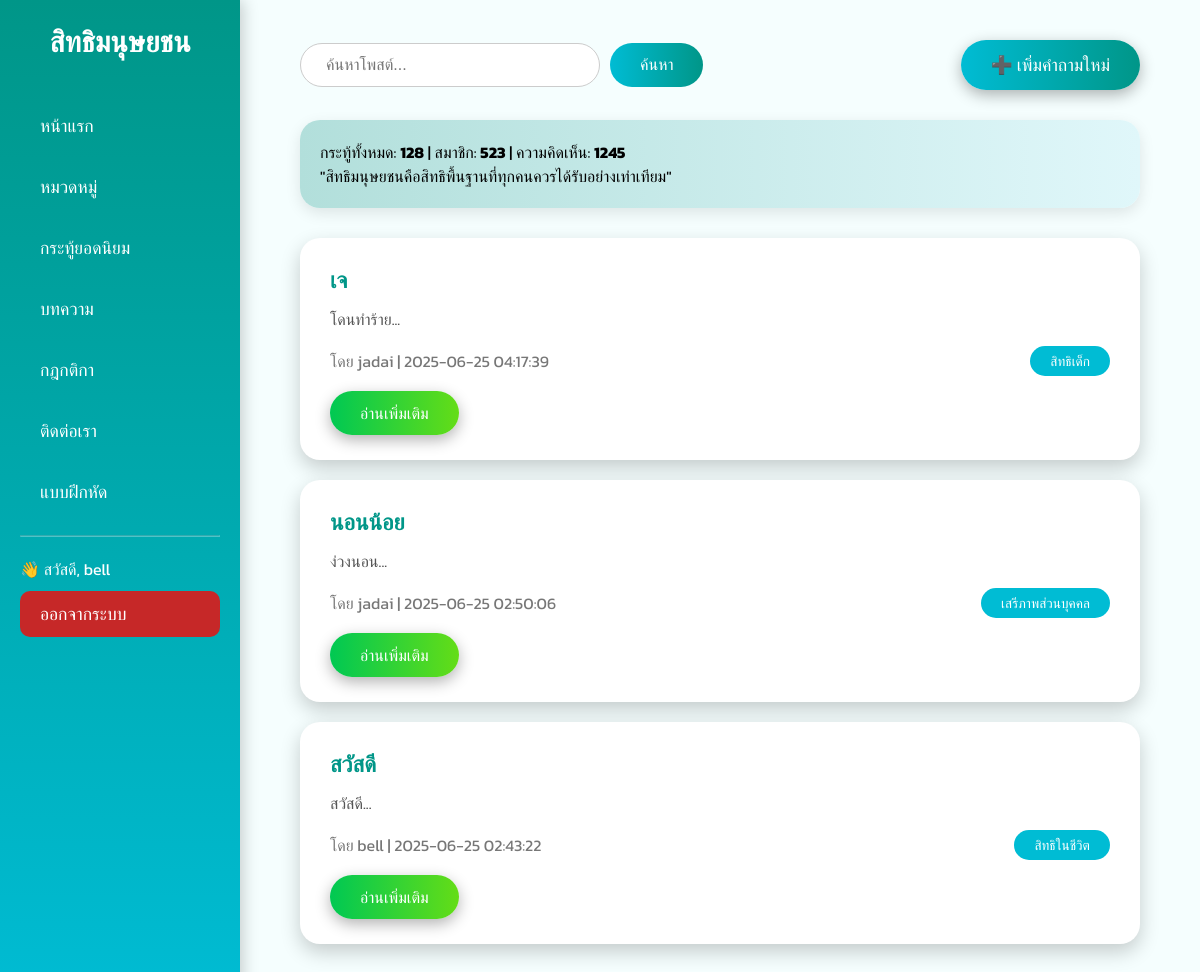
/index.php (signed in), run on the app's committed database.
### tables this page shows
CREATE TABLE `posts` (
  `post_id` int(11) NOT NULL,
  `user_id` int(11) DEFAULT NULL,
  `title` varchar(255) NOT NULL,
  `content` text NOT NULL,
  `category` varchar(100) DEFAULT NULL,
  `created_at` timestamp NOT NULL DEFAULT current_timestamp()
);

CREATE TABLE `users` (
  `user_id` int(11) NOT NULL,
  `username` varchar(50) NOT NULL,
  `password` varchar(255) NOT NULL,
  `email` varchar(100) NOT NULL,
  `created_at` timestamp NOT NULL DEFAULT current_timestamp()
);

### index.php (the view, shortened to what this page needs)
<?php
require 'db_connect.php';
$keyword = "";
if (isset($_GET['keyword'])) {
    $keyword = trim($_GET['keyword']);
    $sql = "SELECT p.*, u.username
            FROM posts p
            JOIN users u ON p.user_id = u.user_id
            WHERE p.title LIKE ? OR p.content LIKE ?
            ORDER BY p.created_at DESC";
    $stmt = $conn->prepare($sql);
    $searchParam = "%" . $keyword . "%";
    $stmt->bind_param("ss", $searchParam, $searchParam);
    $stmt->execute();
    $result = $stmt->get_result();
} else {
    $sql = "SELECT p.*, u.username FROM posts p
            JOIN users u ON p.user_id = u.user_id
            ORDER BY p.created_at DESC";
    $result = $conn->query($sql);
}
?>
<!DOCTYPE html>
<html lang="th">
<head>
</head>
<body>
<div class="sidebar">
  <h2>สิทธิมนุษยชน</h2>
  <a href="index.php">หน้าแรก</a>
  <a href="category.php">หมวดหมู่</a>
  <a href="toptopic.php">กระทู้ยอดนิยม</a>
  <a href="article.php">บทความ</a>
  <a href="rules.php">กฎกติกา</a>
  <a href="contactus.php">ติดต่อเรา</a>
  <a href="test.php">แบบฝึกหัด</a>
  <hr style="border-color: rgba(255,255,255,0.3); margin: 20px 0;">
  <?php if (isset($_SESSION['user_id'])): ?>
    <div style="margin-bottom: 10px; font-size: 1rem;">👋 สวัสดี, <?php echo $_SESSION['username']; ?></div>
    <a href="logout.php" style="background: #c62828;">ออกจากระบบ</a>
  <?php else: ?>
    <a href="login.php" style="background: #00796b;">เข้าสู่ระบบ</a>
    <a href="register.php" style="background: #388e3c;">สมัครสมาชิก</a>
  <?php endif; ?>
</div>
<div class="main">
  <div class="header-top">
    <form method="get" class="search-box" style="display:flex;">
      <input type="text" name="keyword" placeholder="ค้นหาโพสต์..." value="<?php echo htmlspecialchars($keyword); ?>">
      <button type="submit" class="search-btn">ค้นหา</button>
    </form>
    <?php if (isset($_SESSION['user_id'])): ?>
      <a href="add_post.php" class="add-button">➕ เพิ่มคำถามใหม่</a>
    <?php else: ?>
      <a href="login.php" class="add-button">➕ เพิ่มคำถามใหม่</a>
    <?php endif; ?>
  </div>
  <div class="stats">
    กระทู้ทั้งหมด: <strong>128</strong> | สมาชิก: <strong>523</strong> | ความคิดเห็น: <strong>1245</strong><br>
    "สิทธิมนุษยชนคือสิทธิพื้นฐานที่ทุกคนควรได้รับอย่างเท่าเทียม"
  </div>
  <?php if ($result->num_rows > 0): ?>
    <?php while ($row = $result->fetch_assoc()): ?>
      <div class="post-card">
        <h3><?php echo htmlspecialchars($row['title']); ?></h3>
        <p><?php echo nl2br(htmlspecialchars(substr($row['content'], 0, 200))); ?>...</p>
        <div class="post-meta">
          <span>โดย <?php echo htmlspecialchars($row['username']); ?> | <?php echo $row['created_at']; ?></span>
          <span class="category-label"><?php echo htmlspecialchars($row['category']); ?></span>
        </div>
       <a class="read-more" href="view_post.php?id=<?php echo $row['id']; ?>">อ่านเพิ่มเติม</a>
      </div>
    <?php endwhile; ?>
  <?php else: ?>
    <p style="text-align:center;">ยังไม่มีโพสต์</p>
  <?php endif; ?>
</div>
</body>
</html>

### index.php (style rules this page uses)
:root { --primary: #00bcd4; --secondary: #009688; --accent: #64dd17; --success: #00c853; --light: #e0f7fa; --bg: #f5fefe; }
* { box-sizing: border-box; margin: 0; padding: 0; }
body { font-family: 'Kanit', sans-serif; background: var(--bg); display: flex; min-height: 100vh; }
.sidebar { width: 240px; background: linear-gradient(to bottom, var(--secondary), var(--primary)); color: white; padding: 20px; box-shadow: 3px 0 15px rgba(0,0,0,0.2); }
.sidebar h2 { font-size: 1.8rem; margin-bottom: 40px; text-align: center; }
.sidebar a { display: block; color: white; text-decoration: none; margin-bottom: 15px; font-size: 1.1rem; padding: 10px 20px; border-radius: 10px; transition: 0.3s; }
.main { flex: 1; padding: 40px 60px; }
.header-top { display: flex; justify-content: space-between; align-items: center; margin-bottom: 30px; }
.search-box input { padding: 12px 25px; border-radius: 50px; border: 1px solid #ccc; font-size: 1rem; width: 300px; }
.add-button { background: linear-gradient(to right, var(--primary), var(--secondary)); color: white; padding: 12px 30px; border-radius: 50px; font-size: 1.1rem; text-decoration: none; box-shadow: 0 5px 15px rgba(0,0,0,0.3); transition: 0.3s; }
.search-btn { margin-left: 10px; background: linear-gradient(to right, var(--primary), var(--secondary)); color: white; border: none; padding: 12px 30px; border-radius: 50px; font-size: 1rem; cursor: pointer; }
.stats { background: linear-gradient(to right, #b2dfdb, #e0f7fa); padding: 20px; border-radius: 20px; box-shadow: 0 5px 15px rgba(0,0,0,0.1); margin-bottom: 30px; font-size: 1rem; }
.post-card { background: white; border-radius: 20px; padding: 25px 30px; margin-bottom: 20px; box-shadow: 0 8px 20px rgba(0,0,0,0.2); transition: 0.3s; }
.post-card h3 { font-size: 1.4rem; color: var(--secondary); margin-bottom: 10px; }
.post-card p { font-size: 1rem; color: #555; }
.post-meta { margin-top: 15px; display: flex; justify-content: space-between; align-items: center; color: #777; }
.category-label { background: var(--primary); color: white; padding: 5px 20px; border-radius: 30px; font-size: 0.85rem; }
.read-more { display: inline-block; margin-top: 15px; background: linear-gradient(to right, var(--success), var(--accent)); color: white; padding: 10px 30px; border-radius: 50px; text-decoration: none; font-size: 1rem; box-shadow: 0 5px 15px rgba(0,0,0,0.3); transition: 0.3s; }

### data on the page
posts: title "เจ", content "โดนทำร้าย", user.username "jadai", created_at "2025-06-25 04:17:39", category "สิทธิเด็ก"
posts: title "นอนน้อย", content "ง่วงนอน", user.username "jadai", created_at "2025-06-25 02:50:06", category "เสรีภาพส่วนบุคคล"
posts: title "สวัสดี", content "สวัสดี", user.username "bell", created_at "2025-06-25 02:43:22", category "สิทธิในชีวิต"

### other printed values
$_SESSION['username'] "bell"
